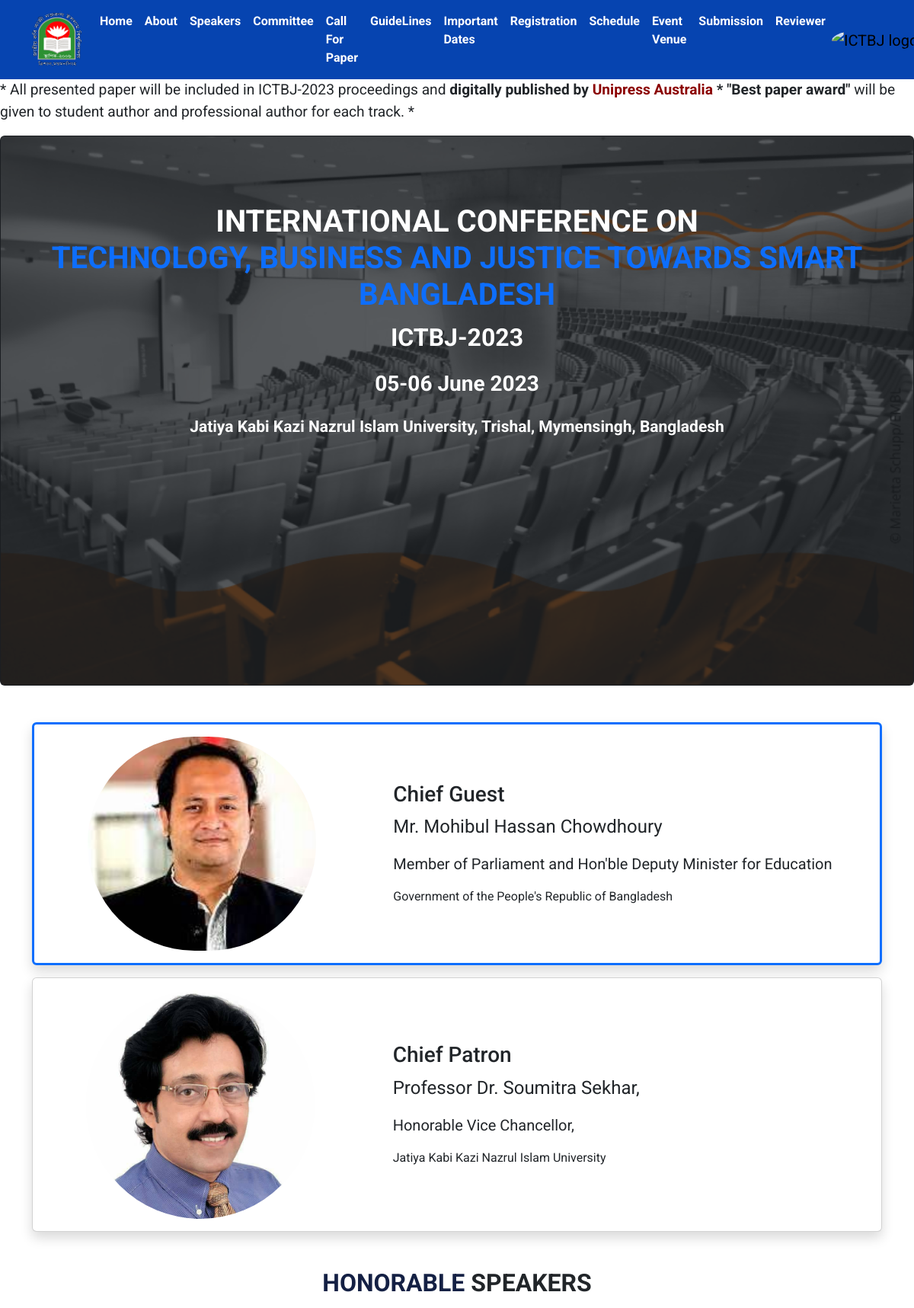
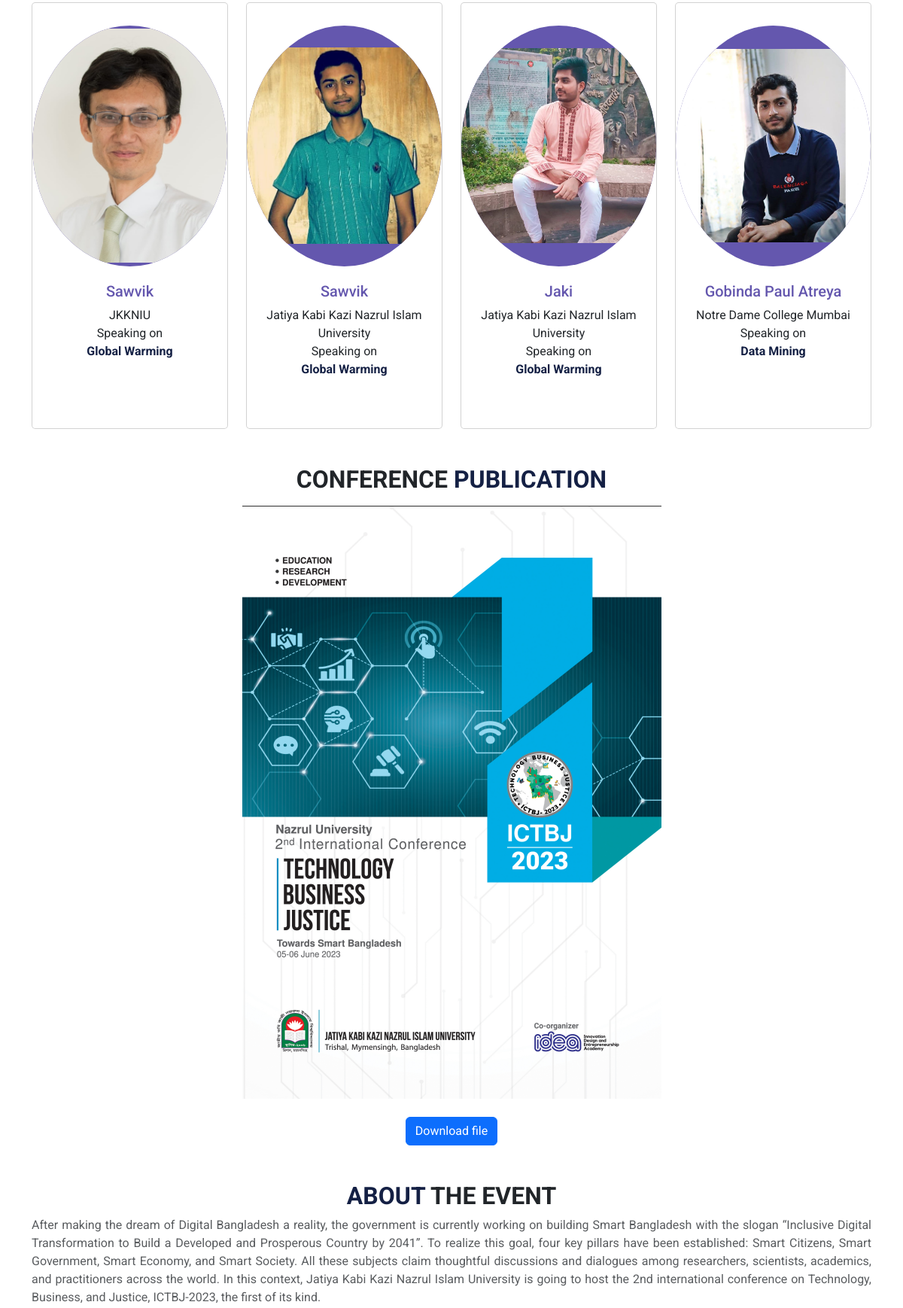
The page / (upper part) on the database its author committed (2 pictures, top to bottom).
### tables this page shows
CREATE TABLE `speakers` (
  `speaker_id` int(11) NOT NULL,
  `speaker_image` varchar(50) NOT NULL,
  `speaker_name` varchar(50) NOT NULL,
  `speaker_email` varchar(50) NOT NULL,
  `speaker_contact` varchar(50) NOT NULL,
  `speaker_password` varchar(50) NOT NULL,
  `speaker_country` varchar(100) NOT NULL,
  `speaker_university` varchar(50) NOT NULL,
  `speaker_topic` varchar(50) NOT NULL,
  `speaker_status` enum('0','1') NOT NULL DEFAULT '0',
  `verification_code` varchar(100) NOT NULL
);

### speakers2.php (the view, shortened to what this page needs)
<h2 class="text-uppercase fw-bold text-center" data-aos="fade-up"><span class="secondary_color">Honorable </span>Speakers</h2>
<div class="container mt-3 " data-aos="fade-up-right">
    <div class="row row-cols-1 row-cols-md-4 g-4 d-flex justify-content-center">
        <?php
$select_query = "SELECT `speaker_id`, `speaker_image`, `speaker_name`, `speaker_email`, `speaker_contact`, `speaker_country`, `speaker_university`, `speaker_topic` FROM `speakers` WHERE 1";
$result = mysqli_query($conn, $select_query);
if(mysqli_num_rows($result) > 0) {
    while($row = mysqli_fetch_assoc($result)) {
        $speaker_image = $row['speaker_image'];
        $speaker_name = $row['speaker_name'];
        $speaker_university = $row['speaker_university'];
        $speaker_topic = $row['speaker_topic'];
?>
        <div class="col">
            <div class="card speaker_hover our-team h-100">
                <div class="picture">
                    <img src="Images/speaker_images/<?php echo $speaker_image; ?>" class="card-img-top" alt="Speaker Image" style="height:40vh;object-fit:contain;">
                </div>
                <div class="card-body">
                    <h5 class="card-title primary_color"><?php echo $speaker_name; ?></h5>
                    <p class="card-text"><?php echo $speaker_university; ?><br />
                        Speaking on<br /><b class="secondary_color"><?php echo $speaker_topic; ?></b></p>
                </div>
            </div>
        </div>
<?php
    }
} else {
    echo "No speakers found";
}
?>
    </div>
</div>

### style.css (style rules this page uses)
* { margin: 0; padding: 0; box-sizing: border-box; }
:root { --main-bg: rgb(238, 238, 238); --stage-time-bg: rgba(217, 217, 217); --blue-slot-bg: rgba(52, 129, 174, 0.3); --blue-slot-text: rgba(52, 129, 174, 1); --green-slot-bg: rgba(49, 223, 118, 0.42); --green-slot-text: rgba(40, 188, 99, 1); --red-slot-bg: rgba(223, 49, 49, 0.28); --red-slot-text: rgba(223, 49, 49, 0.75); --yellow-slot-bg: rgba(255, 230, 0, 0.3); --yellow-slot-text: rgb(229, 168, 46); --break-bg: rgba(83, 83, 83); --break-text: rgba(38, 38, 38, 1); --break-time-highlight: rgba(255, 110, 5, 0.5); }
.primary_color { color: #6457ae; }
.secondary_color { color: #142044; }
.our-team { padding: 30px 0 50px; background-color: #fff; text-align: center; overflow: hidden; position: relative; border-radius: 5px; }
.our-team .picture { display: inline-block; margin-bottom: 5px; z-index: 1; position: relative; }
.our-team .picture::before { content: ""; width: 100%; height: 0; border-radius: 50%; background-color: #142044; position: absolute; bottom: 135%; right: 0; left: 0; opacity: 0.9; transform: scale(3); transition: all 0.5s linear 0s; }
.our-team .picture::after { content: ""; width: 100%; height: 100%; border-radius: 50%; background-color: #6457ae; position: absolute; top: 0; left: 0; z-index: -1; }
.our-team .picture img { width: 100%; height: auto; border-radius: 50%; transform: scale(1); transition: all 0.9s ease 0s; }

### linker.php (style rules this page uses)
body { font-family: 'Roboto', sans-serif; }

### rows shown on the page
speakers: speaker_image (picture), speaker_name "Sawvik", speaker_university "JKKNIU", speaker_topic "Global Warming"
speakers: speaker_image (picture), speaker_name "Sawvik", speaker_university "Jatiya Kabi Kazi Nazrul Islam University", speaker_topic "Global Warming"
speakers: speaker_image (picture), speaker_name "Jaki", speaker_university "Jatiya Kabi Kazi Nazrul Islam University", speaker_topic "Global Warming"
speakers: speaker_image (picture), speaker_name "Gobinda Paul Atreya", speaker_university "Notre Dame College Mumbai", speaker_topic "Data Mining"
